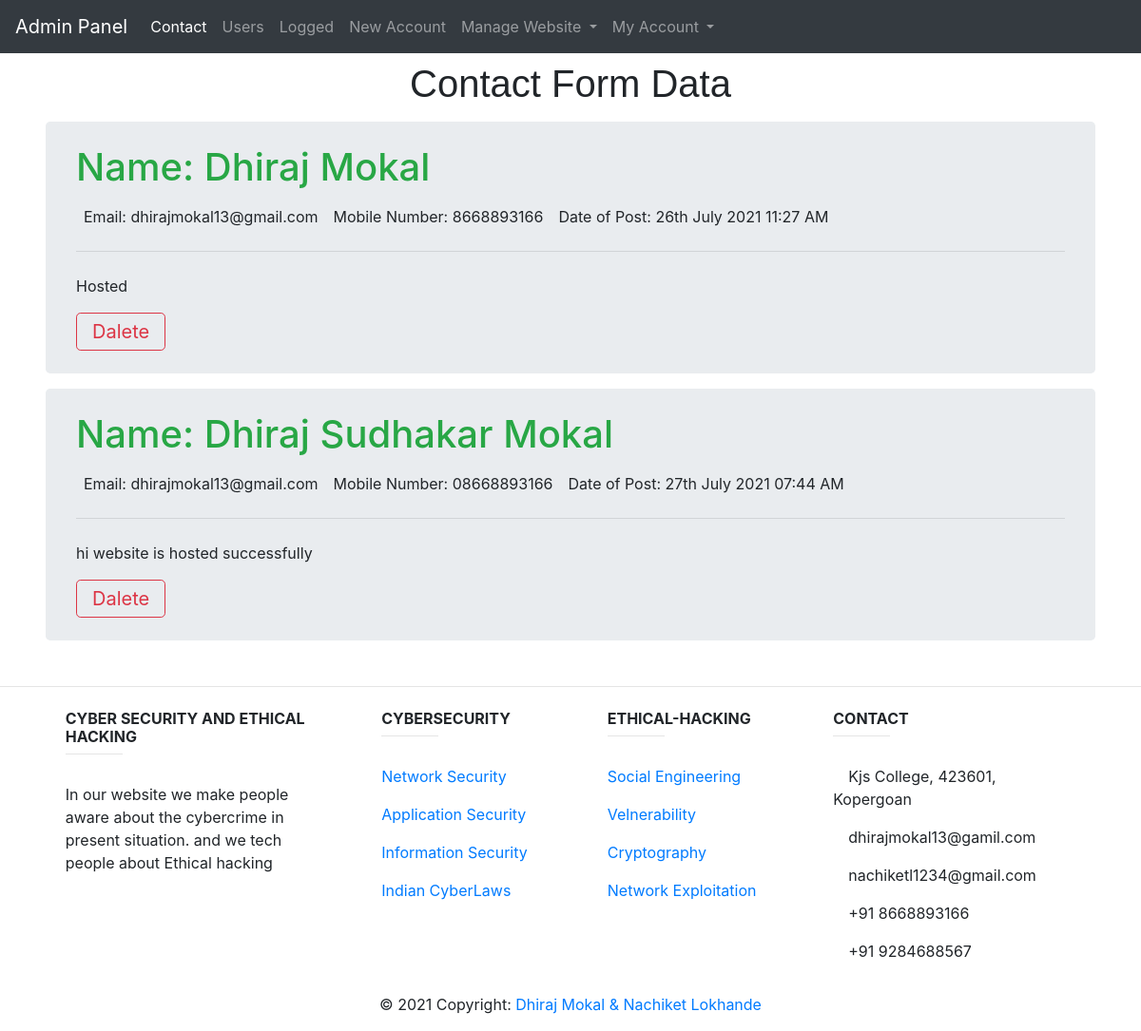
The app's page /admin/admin.php (signed in) with its own data.
### tables this page shows
CREATE TABLE `contact` (
  `sno` int(3) NOT NULL,
  `name` varchar(255) NOT NULL,
  `email` varchar(25) NOT NULL,
  `phone` text NOT NULL,
  `comment` text NOT NULL,
  `dt` datetime NOT NULL DEFAULT current_timestamp()
);

### admin/admin.php (the view, shortened to what this page needs)
<?php
include '../dbconnect.php';
?>
<!doctype html>
<html lang="en">
<head>
    <link rel="stylesheet" href="https://stackpath.bootstrapcdn.com/bootstrap/4.1.3/css/bootstrap.min.css">
</head>
<body>
    <?php include '_navbar.php'; ?>
    <h1 class="d-flex justify-content-center mt-2 mx-3" style="font-family:arial">Contact Form Data</h1>
    <?php
         $sql = "SELECT * FROM `contact`;";
         $result = mysqli_query($conn, $sql);
         while ($row = mysqli_fetch_assoc($result)) {
             $cname = $row['name'];
             $cemail = $row['email'];
             $cphone = $row['phone'];
             $ccomment = $row['comment'];
             $sno = $row['sno'];
             $cdat = $row['dt'];
             $addtime = strtotime("5:30") - strtotime("00:00");
             $time = date('h:i A', strtotime($cdat) + $addtime);
             $cdat = date('jS   F Y', strtotime($cdat));
    echo '
        <div class="jumbotron py-4 my-3" style="max-height:20rem; margin:0 3rem;">
            <h1 class="display-5 text-success">Name: '.$cname.'</h1>
            <p class="lead"><div class="mx-2" style="display:inline-block">Email: '.$cemail.'</div><div class="mx-2" style="display:inline-block">Mobile Number: '.$cphone.'</div><div class="mx-2" style="display:inline-block">Date of Post: '.$cdat.'&nbsp;'.$time.'</div></p>
            <hr class="my-4">
            <p>'.$ccomment.'</p>
            <a class="btn btn-outline-danger btn-lg py-1 px-3" href="delete.php?deletecontact='.$sno.'" role="button">Dalete</a>
        </div>';
         }
    ?>
  <?php
  include '_footer.php';
  ?>
</body>
</html>

### records on screen
contact: name "Dhiraj Mokal", email "dhirajmokal13@gmail.com", phone "8668893166", dt "26th July 2021", comment "Hosted"
contact: name "Dhiraj Sudhakar Mokal", email "dhirajmokal13@gmail.com", phone "08668893166", dt "27th July 2021", comment "hi website is hosted successfully"
